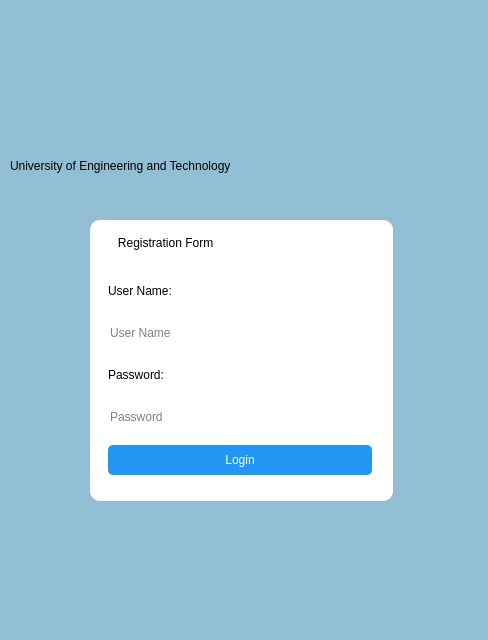
<?xml version="1.0" encoding="UTF-8"?>
<ui version="4.0">
 <class>Form</class>
 <widget class="QWidget" name="Form">
  <property name="geometry">
   <rect>
    <x>0</x>
    <y>0</y>
    <width>488</width>
    <height>640</height>
   </rect>
  </property>
  <property name="windowTitle">
   <string>Form</string>
  </property>
  <property name="styleSheet">
   <string notr="true">background-color: rgb(145, 190, 210);

</string>
  </property>
  <widget class="QFrame" name="frame">
   <property name="geometry">
    <rect>
     <x>90</x>
     <y>220</y>
     <width>303</width>
     <height>281</height>
    </rect>
   </property>
   <property name="styleSheet">
    <string notr="true">background-color: white;
 border-radius: 10px</string>
   </property>
   <property name="frameShape">
    <enum>QFrame::StyledPanel</enum>
   </property>
   <property name="frameShadow">
    <enum>QFrame::Raised</enum>
   </property>
   <layout class="QVBoxLayout" name="verticalLayout">
    <property name="spacing">
     <number>20</number>
    </property>
    <property name="leftMargin">
     <number>18</number>
    </property>
    <property name="rightMargin">
     <number>21</number>
    </property>
    <property name="bottomMargin">
     <number>26</number>
    </property>
    <item>
     <widget class="QLabel" name="label_2">
      <property name="styleSheet">
       <string notr="true">font: 75 24pt &quot;Yrsa&quot;;</string>
      </property>
      <property name="text">
       <string>   Registration Form</string>
      </property>
     </widget>
    </item>
    <item>
     <widget class="QLabel" name="label_3">
      <property name="text">
       <string>User Name:</string>
      </property>
     </widget>
    </item>
    <item>
     <widget class="QLineEdit" name="lineEdit">
      <property name="placeholderText">
       <string>User Name</string>
      </property>
     </widget>
    </item>
    <item>
     <widget class="QLabel" name="label_4">
      <property name="text">
       <string>Password:</string>
      </property>
     </widget>
    </item>
    <item>
     <widget class="QLineEdit" name="lineEdit_2">
      <property name="echoMode">
       <enum>QLineEdit::Password</enum>
      </property>
      <property name="placeholderText">
       <string>Password</string>
      </property>
     </widget>
    </item>
    <item>
     <widget class="QPushButton" name="pushButton">
      <property name="styleSheet">
       <string notr="true">background-color: #2196F3; 
color: white;
 border-radius: 5px; 
padding: 8px;</string>
      </property>
      <property name="text">
       <string>Login</string>
      </property>
     </widget>
    </item>
   </layout>
  </widget>
  <widget class="QLabel" name="label">
   <property name="geometry">
    <rect>
     <x>10</x>
     <y>140</y>
     <width>471</width>
     <height>51</height>
    </rect>
   </property>
   <property name="styleSheet">
    <string notr="true">font: 57 italic 23pt &quot;Z003&quot;;</string>
   </property>
   <property name="text">
    <string>University of Engineering and Technology</string>
   </property>
  </widget>
  <widget class="QLabel" name="label_5">
   <property name="geometry">
    <rect>
     <x>140</x>
     <y>10</y>
     <width>111</width>
     <height>51</height>
    </rect>
   </property>
   <property name="text">
    <string/>
   </property>
  </widget>
  <widget class="QLabel" name="label_6">
   <property name="geometry">
    <rect>
     <x>150</x>
     <y>10</y>
     <width>181</width>
     <height>141</height>
    </rect>
   </property>
   <property name="minimumSize">
    <size>
     <width>140</width>
     <height>140</height>
    </size>
   </property>
   <property name="maximumSize">
    <size>
     <width>1677</width>
     <height>1677</height>
    </size>
   </property>
   <property name="text">
    <string/>
   </property>
   <property name="pixmap">
    <pixmap>../Pictures/Screenshots/University_of_Engineering_and_Technology_Lahore_logo.svg.png</pixmap>
   </property>
   <property name="scaledContents">
    <bool>true</bool>
   </property>
  </widget>
 </widget>
 <resources/>
 <connections/>
</ui>
